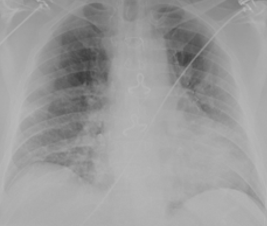
#> input picture dataset/covid/COVID-1026.png, 267 x 226 px; its folder holds only this picture in this run
$ python limpieza.py
#> lines starting #> are read from the running program, lines starting #| are printed output that depends on the picture
import os
from PIL import Image
import numpy as np
from tqdm import tqdm

DATASET_DIR = "../dataset"
OUTPUT_DIR = "../dataset_limpio"

TARGET_SIZE = (224, 224)
VALID_EXTS = [".png"]

def ensure_dir(path):
    if not os.path.exists(path):
        os.makedirs(path)

def normalize_image_gray(img):
    """Convierte a escala de grises y normaliza al rango [0,1]."""
    img_gray = img.convert("L")  # modo L = grayscale (1 canal)
    arr = np.asarray(img_gray).astype(np.float32)
    arr = (arr - np.min(arr)) / (np.max(arr) - np.min(arr) + 1e-8)  # normaliza
    arr = (arr * 255).astype(np.uint8)
    return Image.fromarray(arr, mode="L")

def process_dataset():
    classes = os.listdir(DATASET_DIR)
    print(f"Clases detectadas: {classes}")

    for cls in classes:
        input_path = os.path.join(DATASET_DIR, cls)
        output_path = os.path.join(OUTPUT_DIR, cls)
        ensure_dir(output_path)

        images = [f for f in os.listdir(input_path) if os.path.splitext(f)[1].lower() in VALID_EXTS]

        for img_name in tqdm(images, desc=f"Procesando {cls}", ncols=100):
            img_path = os.path.join(input_path, img_name)

            try:
                img = Image.open(img_path)
#> img is the input picture: PIL image 267x226 RGBA; mean R, G, B, A 155.5, 155.5, 155.5, 255
                img = img.resize(TARGET_SIZE)
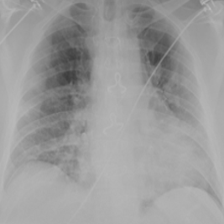
#> img: PIL image 224x224 RGBA; mean R, G, B, A 155.5, 155.5, 155.5, 255
                img = normalize_image_gray(img)
#> in normalize_image_gray, `arr = (arr - np.min(arr)) / (np.max(arr) - np.min(arr) + 1e-8)`:
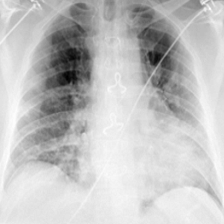
#> arr: shape (224, 224) float32; min 0, max 1, mean 0.764
                output_file = os.path.splitext(img_name)[0] + ".png"
                img.save(os.path.join(output_path, output_file))
            except Exception as e:
                print(f"Error con {img_name}: {e}")
#> pass 2 of the loop in process_dataset, `for cls in classes:`:
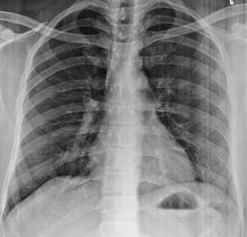
#> input picture dataset/normal/135.png, 247 x 237 px
#> in process_dataset, img is the input picture: PIL image 247x237 RGB; min 11, max 244, mean 130.8
#> in process_dataset, `img = img.resize(TARGET_SIZE)`:
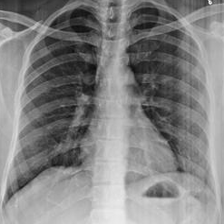
#> img: PIL image 224x224 RGB; min 12, max 251, mean 130.8

    print("\nLimpieza y normalización completadas (en escala de grises).")

if __name__ == "__main__":
    process_dataset()
